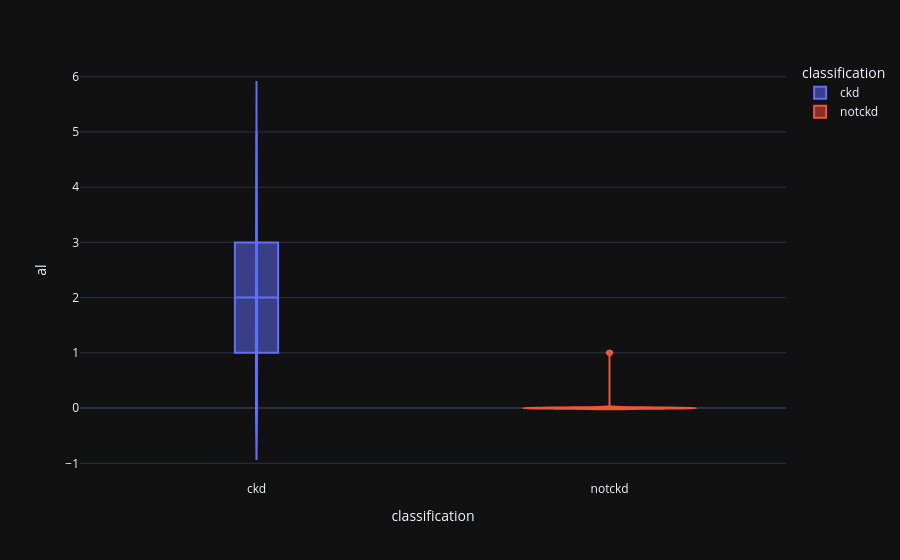

The code cell stored with this chart in its notebook:
### Code cell
#albumin
violin('al')

### Figure 1 — Plotly figure (JSON) as saved in the notebook; plotly's stock layout.template omitted (floating-point values rounded to 4 significant figures; data arrays with more than 128 entries replaced by an {"elided": "..."} marker saying what was removed)
{"data": [{"alignmentgroup": "True", "box": {"visible": true}, "hovertemplate": "classification=%{x}<br>al=%{y}<extra></extra>", "legendgroup": "ckd", "marker": {"color": "#636efa"}, "name": "ckd", "offsetgroup": "ckd", "orientation": "v", "scalegroup": "True", "showlegend": true, "type": "violin", "x": {"elided": "250 str values"}, "x0": " ", "xaxis": "x", "y": {"elided": "250 float values"}, "y0": " ", "yaxis": "y"}, {"alignmentgroup": "True", "box": {"visible": true}, "hovertemplate": "classification=%{x}<br>al=%{y}<extra></extra>", "legendgroup": "notckd", "marker": {"color": "#EF553B"}, "name": "notckd", "offsetgroup": "notckd", "orientation": "v", "scalegroup": "True", "showlegend": true, "type": "violin", "x": {"elided": "150 str values"}, "x0": " ", "xaxis": "x", "y": {"elided": "150 int values"}, "y0": " ", "yaxis": "y"}], "layout": {"autosize": true, "legend": {"title": {"text": "classification"}, "tracegroupgap": 0}, "margin": {"t": 60}, "violinmode": "overlay", "xaxis": {"anchor": "y", "autorange": true, "categoryarray": ["ckd", "notckd"], "categoryorder": "array", "domain": [0, 1], "range": [-0.5, 1.5], "title": {"text": "classification"}, "type": "category"}, "yaxis": {"anchor": "x", "autorange": true, "domain": [0, 1], "range": [-1.302, 6.302], "title": {"text": "al"}, "type": "linear"}}}
